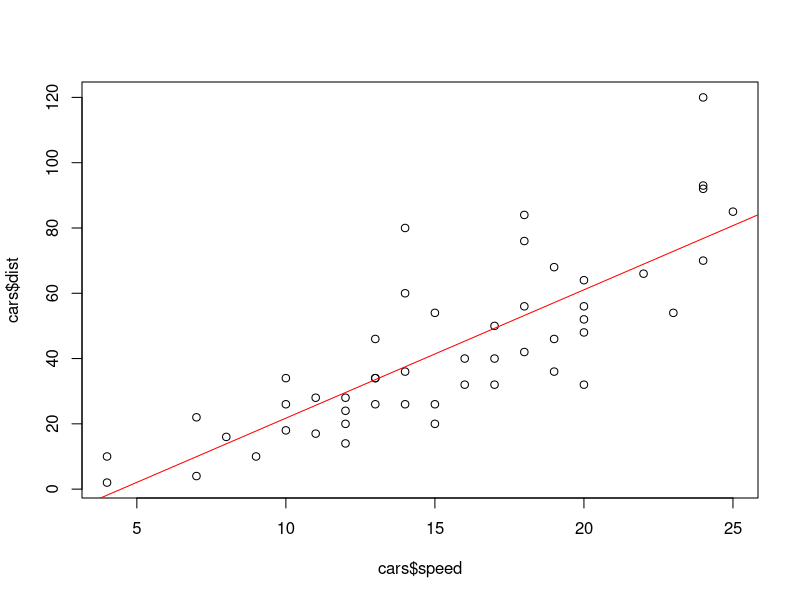

Here is the R script that generated this plot:
# REGRESIONES LINEALES de una variable
data(cars)
data
plot(cars$speed,cars$dist)

modelo <- lm(dist ~ speed, data = cars)
summary(modelo)

abline(modelo$coefficients[1], modelo$coefficients[2], col="red")

# Predicción
predict(modelo, data.frame(speed=100))

# Error cometido RMSE
RMSE <- function(error){
  sqrt(mean(error^2))
}

# MAE
mae <- function(error){
  mean(abs(error))
}

pr = predict (modelo,cars)
error = pr-cars$dist
modelo$residuals

RMSE(error)
mae(error)

# Regersión Lineal de varias variables
install.packages("carData")
library(carData)
data("Salaries")
Salaries

modelo2 <- lm(salary~sex, data=Salaries) # cocatenar sex+rank
summary(modelo2)

modelo2 <- lm(salary~., data=Salaries)
summary(modelo2)

predict(modelo2, data.frame(rank="Prof", discipline="A",
                           yrs.since.phd=20, yrs.service=20,
                           sex="Female"))


